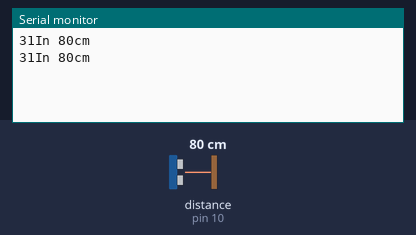
A sketch run on a simulated Arduino Uno, built with avr-gcc and run on an emulated ATmega328P. On the bench: the last lines printed to the serial monitor. Wiring (inferred from the names in the program): ultrasonic range finder: trigger pin 2; echo pin 10. The test bench sets the inputs (shaded band); at power-on: distance to the obstacle (sensor on pin 10) 80 cm. The echo pulse lasts 58.3 µs per cm.

Above: at 1.8 s.
1.9 s: distance to the obstacle (sensor on pin 10) set to 2 cm
At 2.8 s:
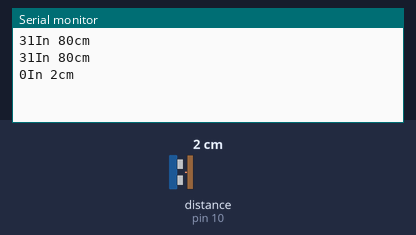
3.4 s: distance to the obstacle (sensor on pin 10) set to 4 cm
At 4.8 s:
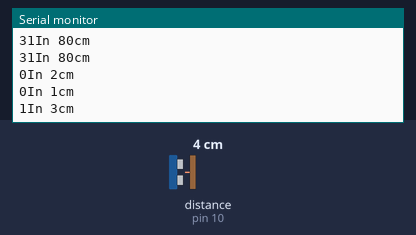
Timing chart, 0 to 6.4 s (numbered marks = the images above; inputs shaded):
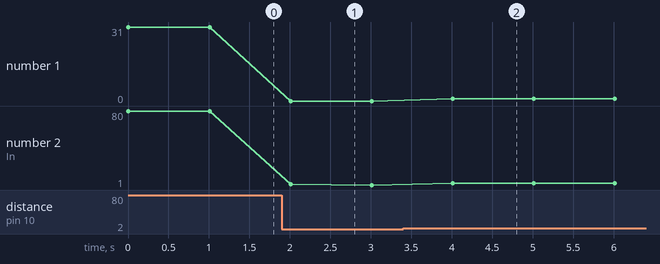

The sketch:

UltraSonic.ino
```cpp
const int trigpin = 2;
const int echopin = 10;


void setup() {
  // put your setup code here, to run once:
  Serial.begin(9600);
}

void loop() {
  // put your main code here, to run repeatedly:
  pinMode(trigpin, OUTPUT);
  pinMode(echopin, INPUT);

  digitalWrite(trigpin, LOW);
  delayMicroseconds(2);
  digitalWrite(trigpin, HIGH);
  delayMicroseconds(10);
  digitalWrite(trigpin, LOW);

  long duration, inches, cm;

  duration = pulseIn(echopin, HIGH);
  inches = microsecondsToInches(duration);
  Serial.print(inches);
  Serial.print("In ");

  cm = microsecondsToCentimeters(duration);
  Serial.print(cm);
  Serial.print("cm ");

  Serial.println();

  delay(1000);

}

long microsecondsToInches(long microseconds){
  return microseconds/74/2;

}

long microsecondsToCentimeters(long microseconds){
  return microseconds/29/2;

}
```

Measured:
- after the input at 1.9 s, the serial monitor: prints a new line after 0.11 s (image 1)
- after the input at 3.4 s, the serial monitor: prints a new line after 0.61 s (image 2)
- plotted number 1: 31 → 0 after the input at 1.9 s
- plotted number 2: 80 → 1 after the input at 1.9 s, 1 → 3 after the input at 3.4 s
